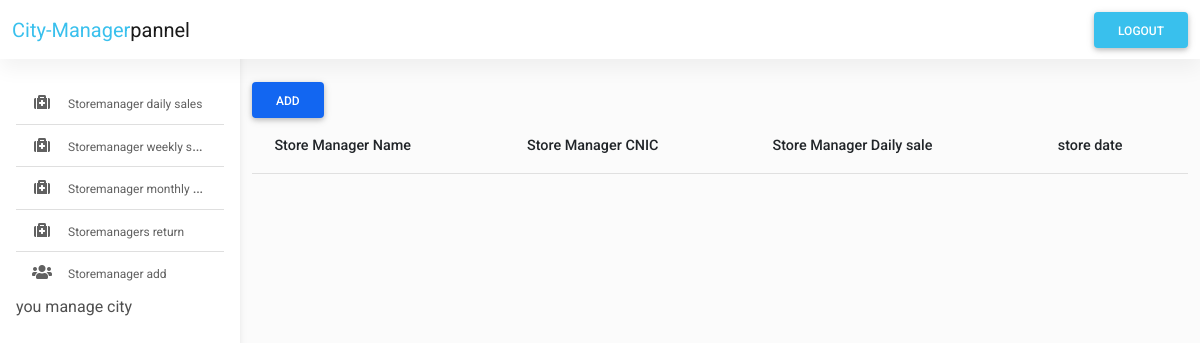
/city_manager/index.php (signed in), run on an earlier commit of the app's database.
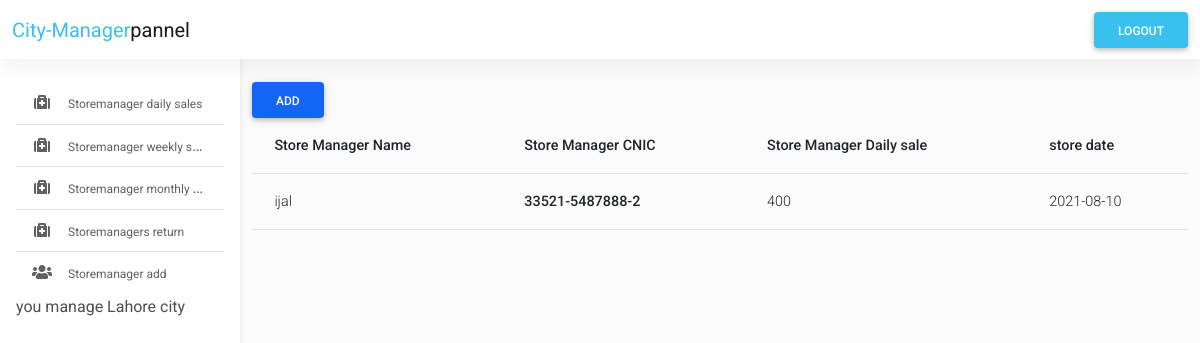
And on a later commit of the database.
### tables this page shows
CREATE TABLE `city_manager_record` (
  `id` int(250) NOT NULL,
  `c_m_name` text NOT NULL,
  `s_m_daily_sale` int(250) NOT NULL,
  `s_m_cnic` text NOT NULL,
  `s_m_id` int(250) NOT NULL,
  `city_m_id` int(250) NOT NULL,
  `created_at` date NOT NULL DEFAULT current_timestamp()
);

### city_manager/index.php (the view, shortened to what this page needs)
<?php
include "./layouts/header.php";
include "./layouts/navbar.php";
?>
<main style="margin-top: 58px">
  <div class="container pt-4">
    <section>
      <div class="row">
        <div class="col-xl-12 col-sm-10 col-12 mb-4">
          <button type="button" class="btn btn-primary" data-mdb-toggle="modal" data-mdb-target="#exampleModal">
            Add
          </button>
          <table class="table">
            <thead>
              <tr>
                <th scope="col">Store Manager Name</th>
                <th scope="col">Store Manager CNIC</th>
                <th scope="col">Store Manager Daily sale</th>
                <th scope="col">store date</th>
              </tr>
            </thead>
            <tbody>
            <?php
                        $sql = "SELECT * FROM city_manager_record where city_m_id='$_SESSION[id]'";
                        $result = $connect->query($sql);
                        if ($result->num_rows > 0) {
                            while ($row = $result->fetch_assoc()) {
                            ?>
                                <tr>
                                  <td><?php echo $row['c_m_name']; ?></td>
                                    <th scope="row"><?php echo $row['s_m_cnic']; ?></th>
                                    <td><?php echo $row['s_m_daily_sale']; ?></td>
                                    <td><?php echo $row['created_at']; ?></td>
                                </tr>
                    <?php
                            }
                        }
                    ?>
            </tbody>
          </table>
        </div>
      </div>
    </section>
  </div>
</main>
<?php
include "./layouts/footer.php";
?>

### city_manager/layouts/sidebar.php (shortened to what this page needs)
 <nav id="sidebarMenu" class="collapse d-lg-block sidebar collapse bg-white">
      <div class="position-sticky">
        <div class="list-group list-group-flush mx-3 mt-4" >
        <a href="./index.php" class="check_hover list-group-item list-group-item-action py-2 ripple ">
            <i class="fas fa-medkit fa-fw me-3"></i><span style="font-size: 12px!important;" >Storemanager daily sales </span>
          </a>
          <a href="./weeklysale.php" class="check_hover list-group-item list-group-item-action py-2 ripple ">
            <i class="fas fa-medkit fa-fw me-3"></i><span style="font-size: 12px!important;">Storemanager weekly sales </span>
          </a>
          <a href="./monthlysale.php" class="check_hover list-group-item list-group-item-action py-2 ripple ">
            <i class="fas fa-medkit fa-fw me-3"></i><span style="font-size: 12px!important;">Storemanager monthly sales </span>
          </a>
          <a href="./salesreturn.php" class="check_hover list-group-item list-group-item-action py-2 ripple ">
            <i class="fas fa-medkit fa-fw me-3"></i><span style="font-size: 12px!important;">Storemanagers  return  </span>
          </a>
          <a href="./StoreManager_add.php" class="check_hover list-group-item list-group-item-action py-2 ripple ">
            <i class="fas fa-users fa-fw me-3"></i><span style="font-size: 12px!important;">Storemanager add  </span>
          </a>
          <?php
echo "you manage ".$_SESSION['city']."  city"; ?>
        </div>
      </div>
    </nav>

What changed in the data, as far as the page shows it:
added city_manager_record: c_m_name "ijal", s_m_cnic "33521-5487888-2", s_m_daily_sale "400", created_at "2021-08-10"
Also different on the page:
$_SESSION['city']: (not shown) → "Lahore"
